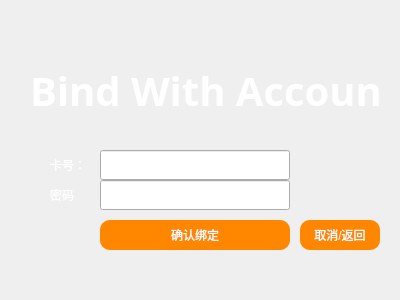
<?xml version="1.0" encoding="UTF-8"?>
<ui version="4.0">
 <class>accountManageDialog</class>
 <widget class="QDialog" name="accountManageDialog">
  <property name="geometry">
   <rect>
    <x>0</x>
    <y>0</y>
    <width>400</width>
    <height>300</height>
   </rect>
  </property>
  <property name="windowTitle">
   <string>Dialog</string>
  </property>
  <property name="styleSheet">
   <string notr="true">#accountManageDialog{
border-image:url(:/icon/icon/timg.jpg);
}
#accountManageDialog *{
border-image:url();
}</string>
  </property>
  <widget class="QLabel" name="label">
   <property name="geometry">
    <rect>
     <x>50</x>
     <y>150</y>
     <width>51</width>
     <height>30</height>
    </rect>
   </property>
   <property name="styleSheet">
    <string notr="true">color: white;</string>
   </property>
   <property name="text">
    <string>卡号：</string>
   </property>
  </widget>
  <widget class="QLineEdit" name="passwordLineEdit">
   <property name="geometry">
    <rect>
     <x>100</x>
     <y>180</y>
     <width>190</width>
     <height>30</height>
    </rect>
   </property>
   <property name="font">
    <font>
     <weight>75</weight>
     <bold>true</bold>
    </font>
   </property>
   <property name="styleSheet">
    <string notr="true">color: rgb(255, 135, 0);</string>
   </property>
   <property name="text">
    <string/>
   </property>
   <property name="echoMode">
    <enum>QLineEdit::Password</enum>
   </property>
  </widget>
  <widget class="QPushButton" name="bindConfirmButton">
   <property name="geometry">
    <rect>
     <x>100</x>
     <y>220</y>
     <width>190</width>
     <height>30</height>
    </rect>
   </property>
   <property name="styleSheet">
    <string notr="true">color: white;
background-color: rgb(255, 135, 0);
border-style: outset;
padding: 6px;
border-radius: 10px;</string>
   </property>
   <property name="text">
    <string>确认绑定</string>
   </property>
  </widget>
  <widget class="QLabel" name="label_2">
   <property name="geometry">
    <rect>
     <x>50</x>
     <y>180</y>
     <width>40</width>
     <height>30</height>
    </rect>
   </property>
   <property name="styleSheet">
    <string notr="true">color: white;</string>
   </property>
   <property name="text">
    <string>密码</string>
   </property>
  </widget>
  <widget class="QLineEdit" name="accountNumLineEdit">
   <property name="geometry">
    <rect>
     <x>100</x>
     <y>150</y>
     <width>190</width>
     <height>30</height>
    </rect>
   </property>
   <property name="font">
    <font>
     <weight>75</weight>
     <bold>true</bold>
    </font>
   </property>
   <property name="styleSheet">
    <string notr="true">color: rgb(255, 135, 0);</string>
   </property>
   <property name="text">
    <string/>
   </property>
  </widget>
  <widget class="QPushButton" name="returnButton">
   <property name="geometry">
    <rect>
     <x>300</x>
     <y>220</y>
     <width>80</width>
     <height>30</height>
    </rect>
   </property>
   <property name="styleSheet">
    <string notr="true">color: white;
background-color: rgb(255, 135, 0);
border-style: outset;
padding: 6px;
border-radius: 10px;</string>
   </property>
   <property name="text">
    <string>取消/返回</string>
   </property>
  </widget>
  <widget class="QLabel" name="label_3">
   <property name="geometry">
    <rect>
     <x>30</x>
     <y>60</y>
     <width>351</width>
     <height>61</height>
    </rect>
   </property>
   <property name="font">
    <font>
     <family>华文琥珀</family>
     <pointsize>30</pointsize>
     <weight>75</weight>
     <bold>true</bold>
    </font>
   </property>
   <property name="styleSheet">
    <string notr="true">color: white;</string>
   </property>
   <property name="text">
    <string>Bind With Account</string>
   </property>
  </widget>
 </widget>
 <resources/>
 <connections/>
</ui>
